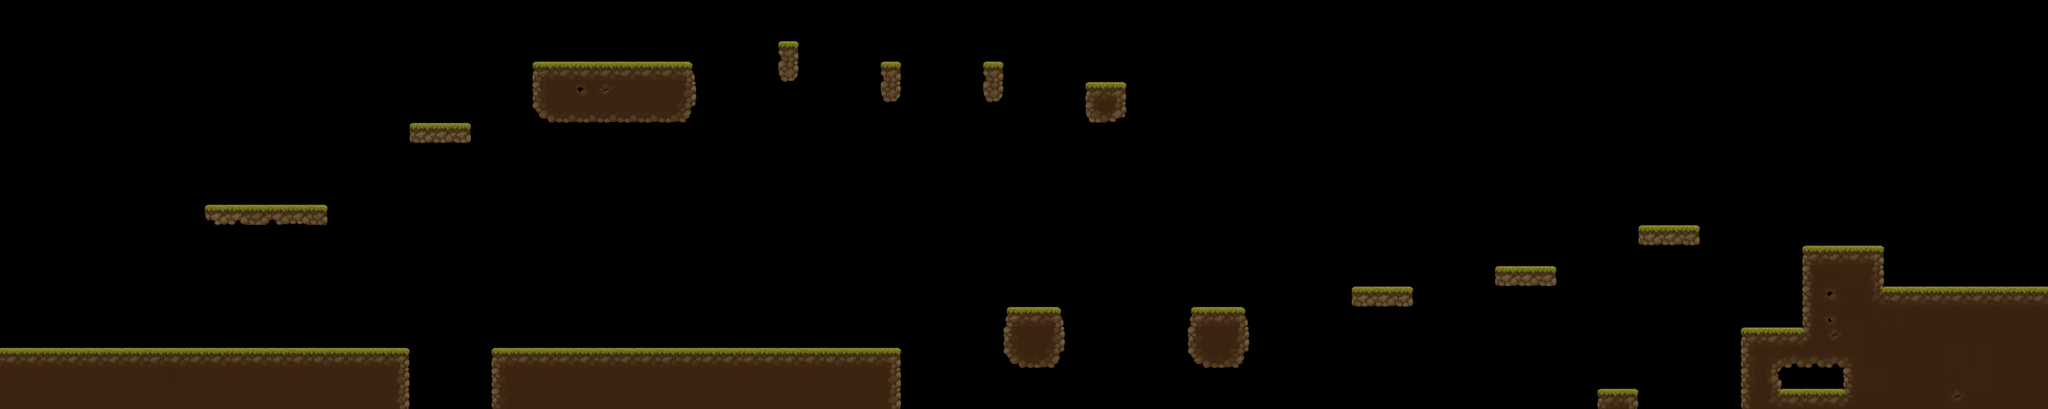

Tiled map render using the project's own tile images. Description and the map definition, with tile-layer contents summarised, below:
An orthogonal 100x20 tile map with 32x32 px tiles, 2 tile layers (ground, decor).

<map version="1.9" tiledversion="1.9.2" orientation="orthogonal" renderorder="right-down" width="100" height="20" tilewidth="32" tileheight="32" infinite="0" nextlayerid="4" nextobjectid="1">
 <editorsettings>
  <export target="level1.json" format="json" />
 </editorsettings>
 <tileset firstgid="1" source="TX Tileset Ground.tsx" />
 <layer id="1" name="ground" width="100" height="20">
  <data>[2000 cells, 301 non-empty, 57 distinct tile ids]</data>
 </layer>
 <layer id="3" name="decor" width="100" height="20">
  <data>[2000 cells, 28 non-empty, 17 distinct tile ids]</data>
 </layer>
</map>
